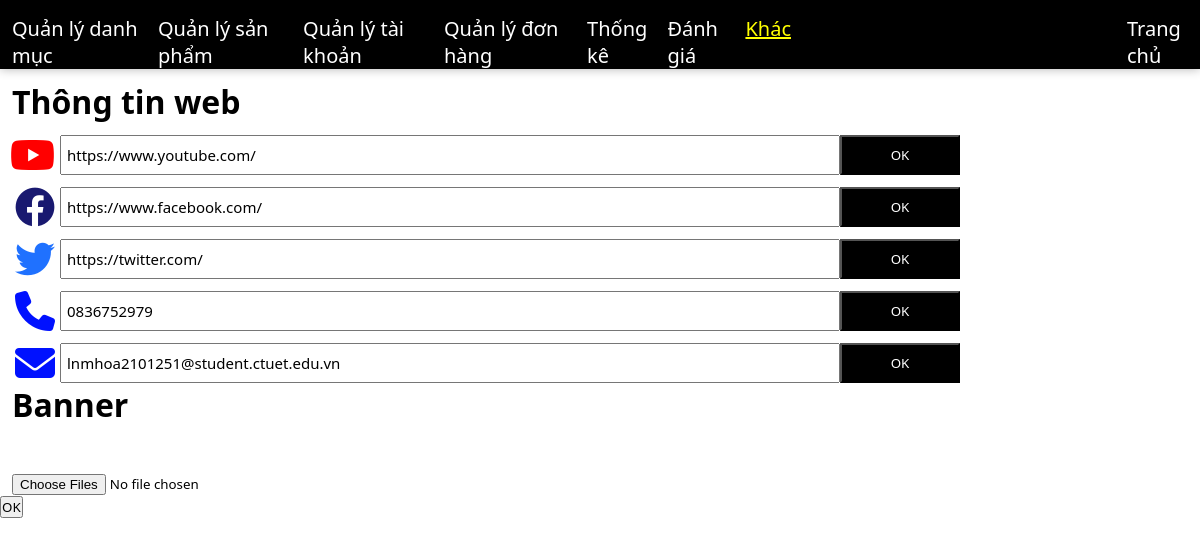
The page /admin/index.php?act=infoweb on the database its author committed.
### tables this page shows
CREATE TABLE `infoweb` (
  `view` int(255) NOT NULL,
  `tel` varchar(255) NOT NULL,
  `email` varchar(255) NOT NULL,
  `urlyoutube` varchar(255) NOT NULL,
  `urlfacebook` varchar(255) NOT NULL,
  `urltwitter` varchar(255) NOT NULL
);

### model/pdo.php (called while the page is built, shortened)
<?php
function pdo_get_connection(){
    $dburl = "mysql:host=localhost;dbname=lnmhoa;charset=utf8";
    $username = 'root';
    $password = '';
    $conn = new PDO($dburl, $username, $password);
    $conn->setAttribute(PDO::ATTR_ERRMODE, PDO::ERRMODE_EXCEPTION);
    return $conn;
}
function pdo_query($sql){
    $sql_args = array_slice(func_get_args(), 1);
    try{
        $conn = pdo_get_connection();
        $stmt = $conn->prepare($sql);
        $stmt->execute($sql_args);
        $rows = $stmt->fetchAll();
        return $rows;
    }
    catch(PDOException $e){
        throw $e;
    }
    finally{
        unset($conn);
    }
}

### model/info.php (called while the page is built, shortened)
<?php
function infoweb(){
    $sql = "select * from infoweb";
    $info = pdo_query($sql);
    return $info;
}
?>

### admin/khac/infoweb.php (the view)
<h1 class="mgl1 mgb1">Thông tin web</h1>
<div class="form-khac-admin">
<form action="index.php?act=infoweb" method="post" class="form-khac-admin-item">
    <i class="fa-brands fa-youtube form-khac-admin-item-icon"></i>
    <input type="text" name="url-youtube" <?php if(!empty($info[0][3])){ echo  "value = ".$info[0][3]."";} ?>>
    <button type="submit" name="youtube" class="form-khac-admin-item-button">OK</button>
</form>
<form action="" method="post" class="form-khac-admin-item mgt1">
<i class="fa-brands fa-facebook form-khac-admin-item-icon" style="color:midnightblue"></i>
    <input type="text" name="url-facebook" <?php if(!empty($info[0][4])){ echo  "value = ".$info[0][4]."";} ?>>
    <button type="submit" name="facebook" class="form-khac-admin-item-button">OK</button>
</form>
<form action="" method="post" class="form-khac-admin-item mgt1">
<i class="fa-brands fa-twitter form-khac-admin-item-icon" style="color: #1f71ff;"></i>
    <input type="text" name="url-twitter" <?php if(!empty($info[0][5])){ echo  "value = ".$info[0][5]."";} ?>>
    <button type="submit" name="twitter" class="form-khac-admin-item-button">OK</button>
</form>
<form action="" method="post" class="form-khac-admin-item mgt1">
<i class="fa-solid fa-phone form-khac-admin-item-icon" style="color: #0011ff;"></i>
    <input type="text" name="web-phone" <?php if(!empty($info[0][1])){ echo  "value = ".$info[0][1]."";} ?>>
    <button type="submit" name="phone" class="form-khac-admin-item-button">OK</button>
</form>
<form action="" method="post" class="form-khac-admin-item mgt1">
<i class="fa-solid fa-envelope form-khac-admin-item-icon" style="color: #0011ff;"></i>
    <input type="text" name="web-email" <?php if(!empty($info[0][2])){ echo  "value = ".$info[0][2]."";} ?>>
    <button type="submit" name="email" class="form-khac-admin-item-button">OK</button>
</form>
</div>
<form action="" method="post">
<h1 class="mgl1 mgb1">Banner</h1>
<div class="mgt2 mgl1"></br><input type="file" name="imgsps[]" multiple></div>
<button type="submit" name="add-banner">OK</button>
</form>

### view/css/cssadmin.css (style rules this page uses)
* { margin: 0; padding: 0; box-sizing: border-box; font-family: system-ui, -apple-system, BlinkMacSystemFont, 'Segoe UI', Roboto, Oxygen, Ubuntu, Cantarell, 'Open Sans', 'Helvetica Neue', sans-serif; }
.mgl1 { margin-left: 1%; }
.mgb1 { margin-bottom: 1%; }
.mgt1 { margin-top: 1%; }
.mgt2 { margin-top: 2%; }
.form-khac-admin input[type='text'] { width: 100%; font-size:15px; padding: 5px; }
.form-khac-admin .form-khac-admin-item-icon { color:red; font-size: 40px; display: flex; justify-content: flex-end; padding: 0 5px; }
.form-khac-admin .form-khac-admin-item { display: grid; grid-template-columns: 5% 65% 10% 20%; }
.form-khac-admin-item-button { background-color: black; color: white; }

### rows shown on the page
infoweb: url-youtube "https://www.youtube.com/", url-facebook "https://www.facebook.com/", url-twitter "https://twitter.com/", web-phone "0836752979", web-email "lnmhoa2101251@student.ctuet.edu.vn"
